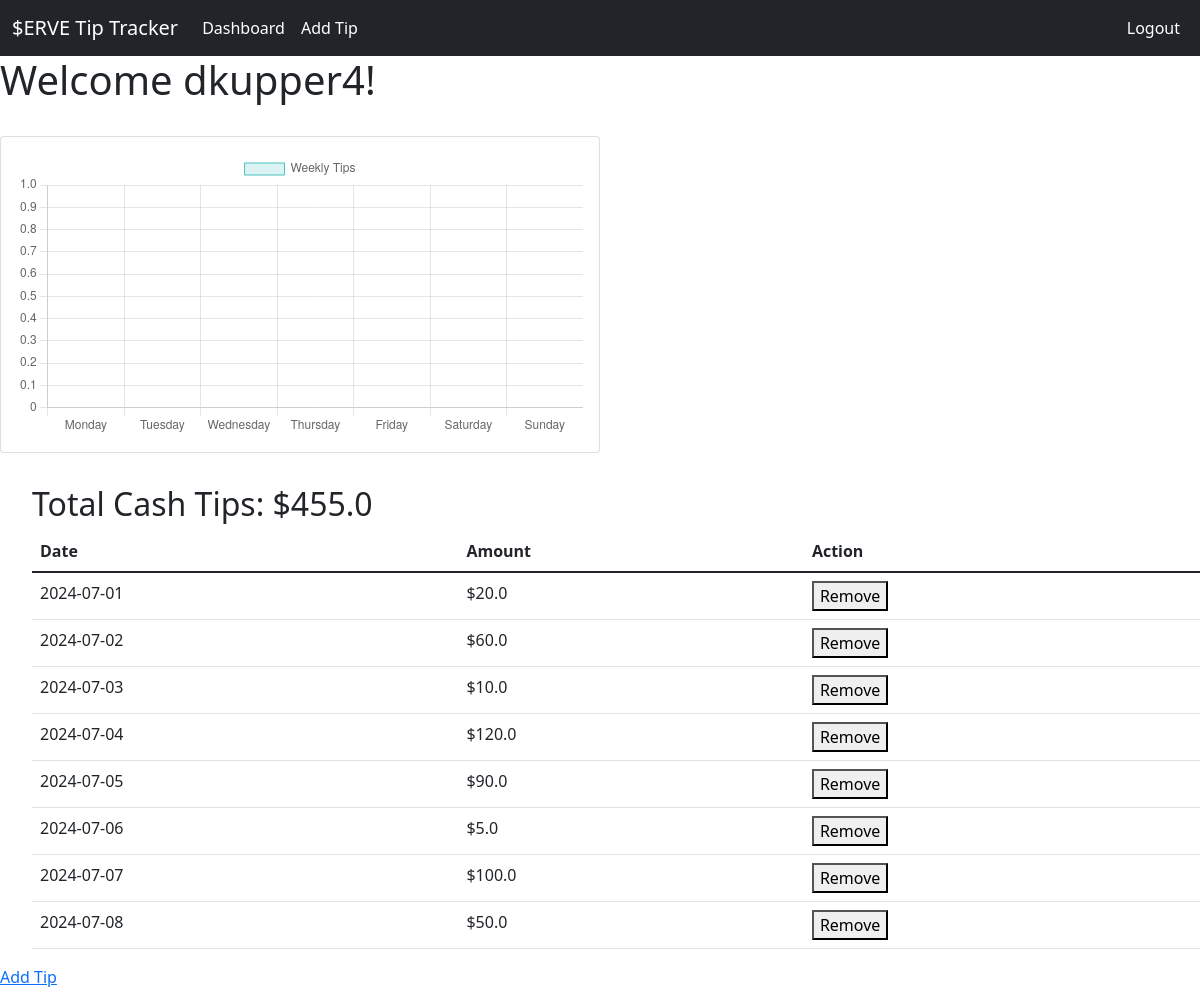
Page / (signed in) on the earlier database version.
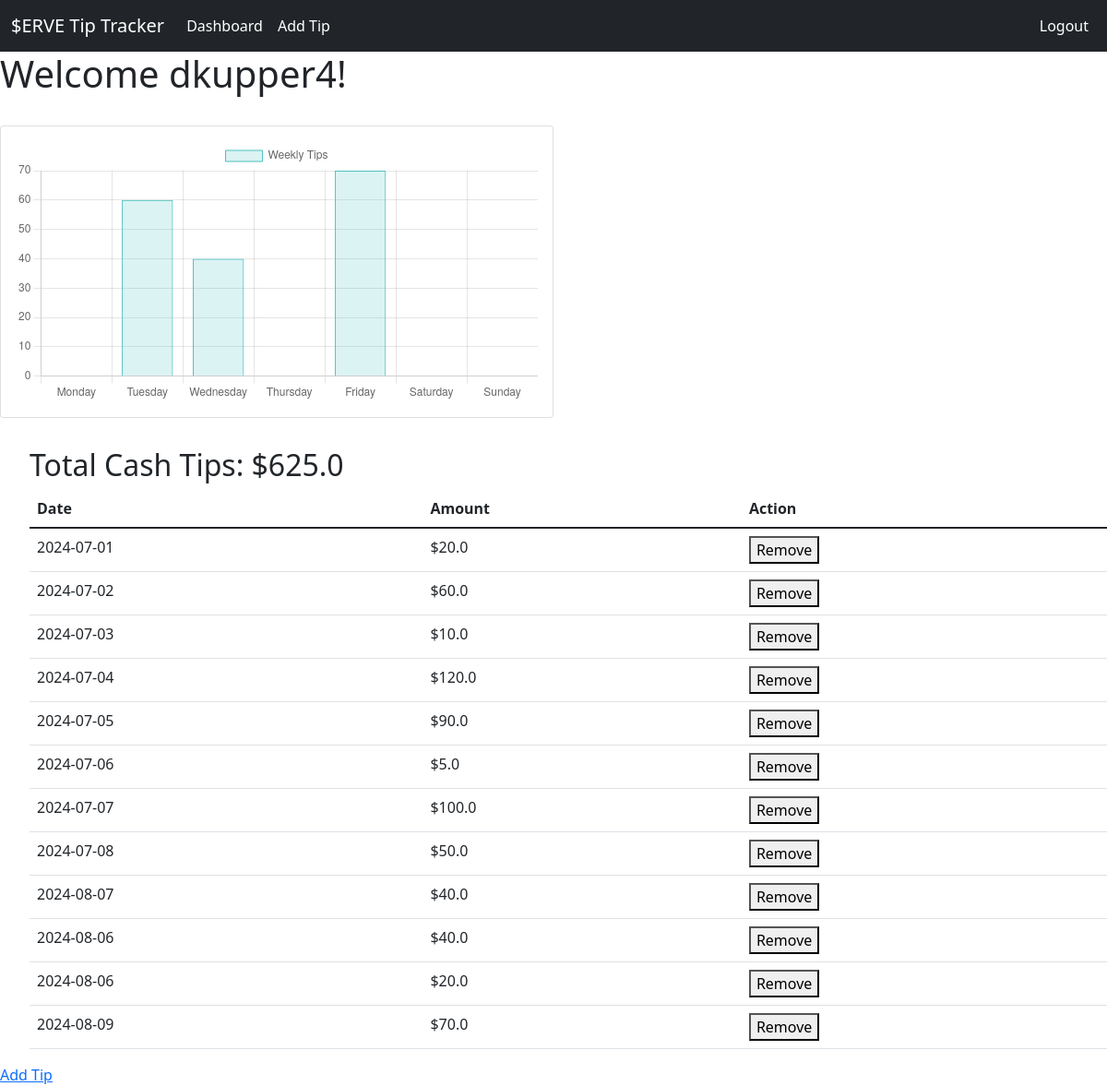
Same page on the later database version.
### app.py (models this page shows)
class Tip(db.Model):
    id = db.Column(db.Integer, primary_key=True)
    date = db.Column(db.Date, nullable = False)
    amount = db.Column(db.Float, nullable=False)
    user_id = db.Column(db.Integer, db.ForeignKey('user.id'), nullable=False)

### app.py (the view)
@app.route('/')
@login_required
def index():
    tips = Tip.query.filter_by(user_id=current_user.id).all()
    total_tips = sum(tip.amount for tip in tips)
    today = datetime.now().date()
    start_of_week = today - timedelta(days=today.weekday())
    tips_by_day = {i: 0 for i in range(7)}
    for tip in tips:
        if start_of_week <= tip.date <= start_of_week + timedelta(days=6):
            weekday = tip.date.weekday()
            tips_by_day[weekday] += tip.amount
    tips_by_day_lst = [tips_by_day[i] for i in range(7)]
    print("tips_by_day_lst:", tips_by_day_lst)  # Debug statement
    return render_template('index.html', tips=tips, total_tips = total_tips, tips_by_day_json=json.dumps(tips_by_day_lst))

### app.py (called while the page is built)
@login_manager.user_loader
def load_user(user_id):
    return User.query.get(int(user_id))

### templates/index.html (shortened to what this page needs)
{% extends "base.html" %}
{% block content %}
<h1>Welcome {{current_user.username}}!</h1>
<br>
<div class="col-xs-10 col-sm-6 col-md-6">
    <div class="card card-style mb-2">
        <div class="card-body">
            <div class="chart-container" style="position: relative;">
                <canvas id="Weekly_tips"></canvas>
            </div>
        </div>
    </div>
</div>
{% block javascript%}
<script>
      let tipsWeek = JSON.parse({{ tips_by_day_json | tojson }})
      const ctx = document.getElementById('Weekly_tips');
          new Chart(ctx, {
            type: 'bar',
            data: {
              labels: ['Monday', 'Tuesday', 'Wednesday', 'Thursday', 'Friday', 'Saturday','Sunday'],
              datasets: [{
                label: 'Weekly Tips',
                data: tipsWeek,
                borderWidth: 1,
                backgroundColor: 'rgba(75, 192, 192, 0.2)',
                borderColor: 'rgba(75, 192, 192, 1)',
              }]
            },
            options: {
              scales: {
                y: {
                  beginAtZero: true
                }
              }
            }
          });
</script>
{% endblock %}
<ul>
  <br>
  <h2>Total Cash Tips: ${{total_tips}}</h2>
  <table class="table">
    <thead>
      <tr>
        <th scope="col">Date</th>
        <th scope="col">Amount</th>
        <th scope="col">Action</th>
      </tr>
    </thead>
    <tbody>
      {% for tip in tips %}
      <tr>
        <td>{{ tip.date }}</td>
        <td>${{ tip.amount }}</td>
        <td>
        <form action="{{ url_for('remove_tip') }}" method="POST">
          <button type="submit">Remove</button>
        </form>
        </td>
      </tr>
      {% endfor %}
    </tbody>
  </table>
</ul>
<a href="{{ url_for('add_tip') }}">Add Tip</a>
{% endblock %}

Differences in the rows shown:
added Tip: date "2024-08-07", amount "40.0"
added Tip: date "2024-08-06", amount "40.0"
added Tip: date "2024-08-06", amount "20.0"
added Tip: date "2024-08-09", amount "70.0"
Other differences:
chart data {{ tips_by_day_json | tojson }}: "[0, 0, 0, 0, 0, 0, 0]" → "[0, 60.0, 40.0, 0, 70.0, 0, 0]"
{{ total_tips }}: "455.0" → "625.0"
